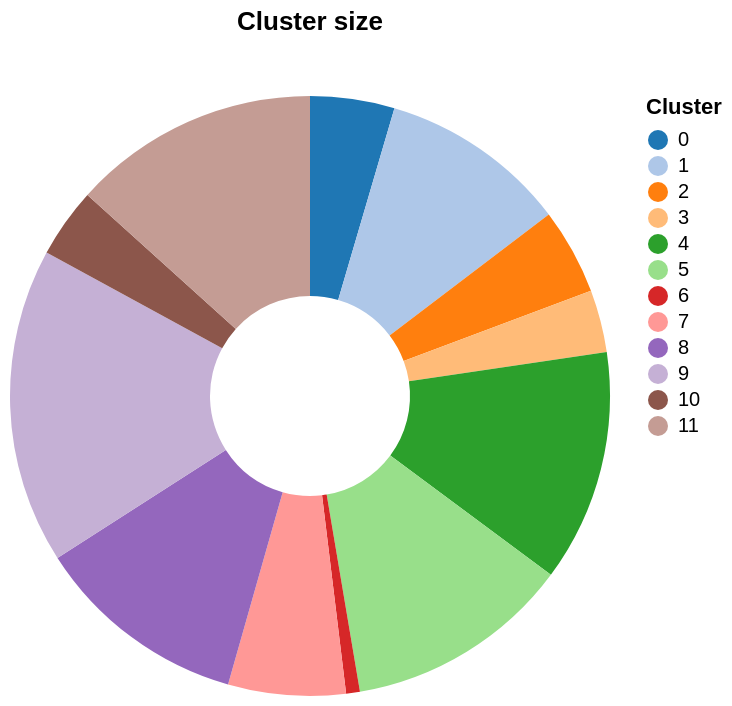

Write a Vega-Lite specification for this figure.
### Vega-Lite specification from a JSON file in a GitHub repository (floating-point values rounded to 4 significant figures)
{"$schema": "https://vega.github.io/schema/vega-lite/v5.6.1.json", "config": {"legend": {"aria": true}, "view": {"continuousHeight": 300, "continuousWidth": 300}}, "data": {"name": "data-5fd1350ad50471820f170dabee45b501"}, "datasets": {"data-5fd1350ad50471820f170dabee45b501": [{"Cluster": 0, "Size": 300, "grandezza_vs_df": 0.05}, {"Cluster": 1, "Size": 668, "grandezza_vs_df": 0.1}, {"Cluster": 2, "Size": 307, "grandezza_vs_df": 0.05}, {"Cluster": 3, "Size": 222, "grandezza_vs_df": 0.03}, {"Cluster": 4, "Size": 826, "grandezza_vs_df": 0.13}, {"Cluster": 5, "Size": 804, "grandezza_vs_df": 0.12}, {"Cluster": 6, "Size": 49, "grandezza_vs_df": 0.01}, {"Cluster": 7, "Size": 418, "grandezza_vs_df": 0.06}, {"Cluster": 8, "Size": 761, "grandezza_vs_df": 0.12}, {"Cluster": 9, "Size": 1124, "grandezza_vs_df": 0.17}, {"Cluster": 10, "Size": 248, "grandezza_vs_df": 0.04}, {"Cluster": 11, "Size": 879, "grandezza_vs_df": 0.13}]}, "encoding": {"color": {"field": "Cluster", "scale": {"scheme": "category20"}, "type": "nominal"}, "theta": {"field": "Size", "type": "quantitative"}, "tooltip": [{"field": "Cluster", "title": "Cluster", "type": "nominal"}, {"field": "grandezza_vs_df", "format": ".2%", "title": "Cluster size vs DataFrame", "type": "quantitative"}]}, "mark": {"innerRadius": 50, "type": "arc"}, "title": {"offset": 30, "text": "Cluster size"}}
